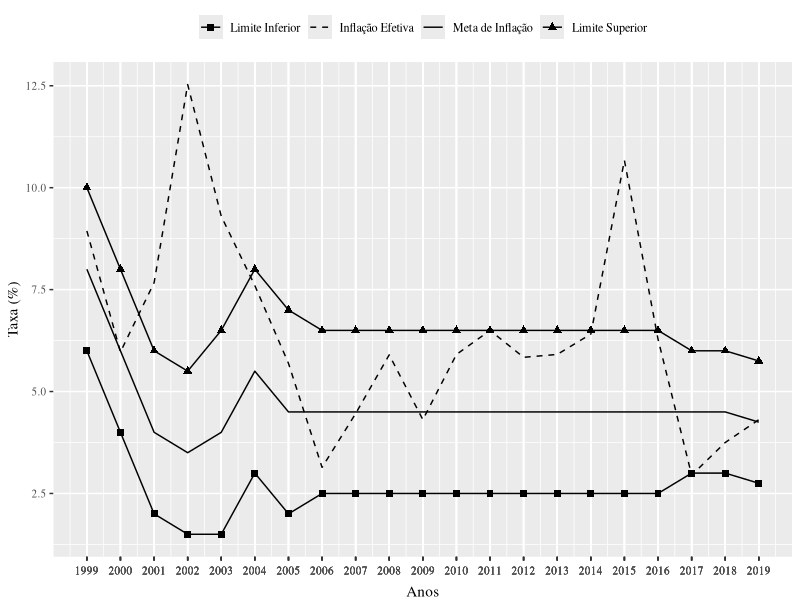
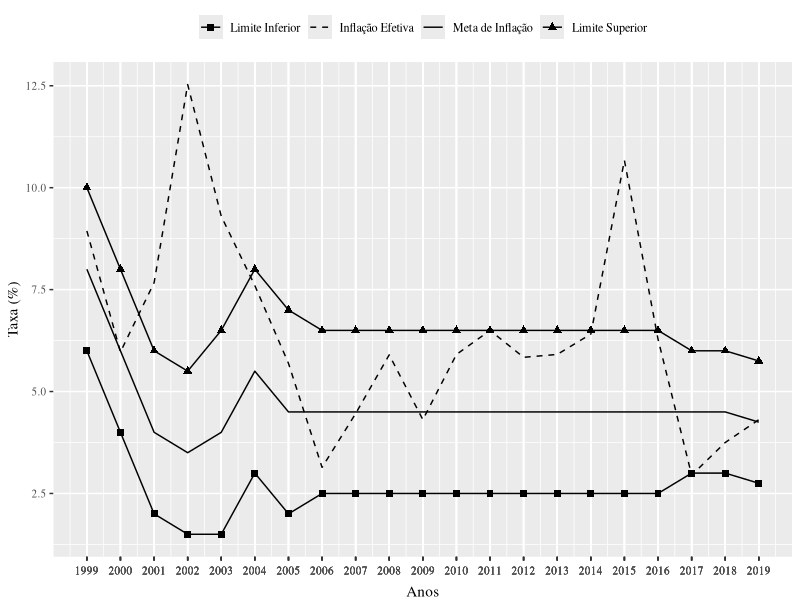

Write R code to recreate these figures, in order.
library(lubridate)
library(ggplot2)
library(tidyverse)
ano <- c(1999:2019)
comeco <- mdy("01-01-1999")
fim <- mdy("01-01-2019")
por <- "1 year"

x <- seq(comeco, fim, by = por)
ano <- x
inferior <- c(6, 4, 2, 1.5, 1.5, 3, 2, 2.5, 2.5, 2.5, 2.5, 2.5, 2.5, 2.5, 2.5, 2.5, 2.5, 2.5, 3, 3, 2.75)
superior <- c(10, 8, 6, 5.5, 6.5, 8, 7, 6.5, 6.5, 6.5, 6.5, 6.5, 6.5, 6.5, 6.5, 6.5, 6.5, 6.5, 6, 6, 5.75)
meta <- c(8, 6, 4, 3.5, 4, 5.5, 4.5, 4.5, 4.5, 4.5, 4.5, 4.5, 4.5, 4.5, 4.5, 4.5, 4.5, 4.5, 4.5, 4.5, 4.25)
inflacao <- c(8.94, 5.97, 7.67, 12.53, 9.3, 7.6, 5.69, 3.14, 4.46, 5.9, 4.31, 5.91, 6.5, 5.84, 5.91, 6.41, 10.67, 6.29, 2.95, 3.75, 4.31)
length(inferior)
class(ano)
length(superior)
length(ano)
length(meta)
length(inflacao)

df1 <- data.frame(ano, inferior, superior, inflacao, meta)
df1 <- df1 %>% gather(key = 'type', value = 'taxa', -c(ano))
df1

my_labels <- c(
  'superior' = 'Limite Superior',
  'inferior' = 'Limite Inferior',
  'meta' = 'Meta de Inflação',
  'inflacao' = 'Inflação Efetiva'
)

df1 %>% 
  # plot mapping and geoms
  ggplot(aes(ano, taxa)) +
  geom_line(aes(linetype = type, color = type), size = 0.5) +
  geom_point(aes(color = type, shape = type), size = 2) +
  #geom_text(aes(x = ano, y = taxa, label = taxa), data = df1 %>% filter(type == 'inflacao'), nudge_y = 1, size = 3) +
  #geom_label(aes(x = ano, y = taxa, label = taxa), data = df1 %>% filter(type == 'inflacao'), nudge_y = 1, size = 2,
  #           label.padding = unit(0.3, "lines"),
  #           label.r = unit(0.15, "lines"),
  #           label.size = 0.5)+
  # scale functions
  scale_x_date(date_labels = "%Y", breaks = df1$ano) +
  scale_color_manual(values = c(
    "meta" = "black", "inflacao" = "black", "superior" = "black", "inferior" = "black"),
    labels = my_labels) +
  scale_linetype_manual(values = c(
    "meta" = "solid", "inflacao" = "dashed", "superior" = "solid", "inferior" = "solid"),
    labels = my_labels) +
  scale_shape_manual(values = c(
    "meta" = NA, "inflacao" = NA, "superior" = 17, "inferior" = 15),
    labels = my_labels) +
  
  # labeling and theme elements
  labs(
    x = "Anos",
    y = "Taxa (%)"
  ) +
  
  theme(
    text = element_text(family = "serif"),
    axis.text = element_text(size = 8),
    legend.title = element_blank(),
    axis.text.x = element_text(vjust = 0),
    axis.title.x = element_text(vjust = -1),
    legend.position = "top"
  )
  
ggsave("RMI.svg")
  


